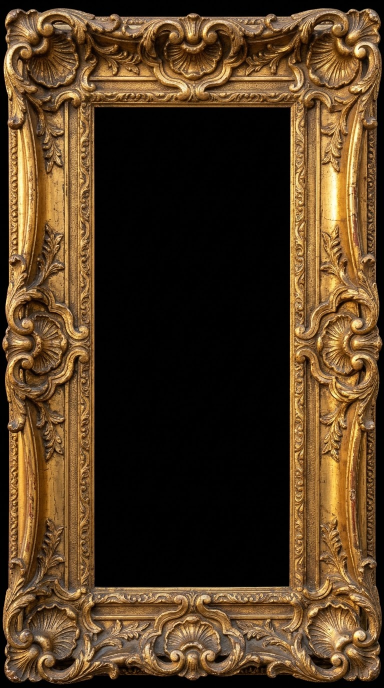
#> input picture video-projects/bauhaus-example/assets/flow/frame.jpg, 768 x 1376 px, given in place of f0006.png, which was not available (shown at 1/2 size)
$ python framemap.py ../../bauhaus-example/assets/flow/frame.jpg 5 5 ../../bauhaus-example/assets/flow/frame.jpg ../../bauhaus-example/assets/flow/frame.jpg
#> lines starting #> are read from the running program, lines starting #| are printed output that depends on the picture
import cv2,numpy as np,sys,math,json
W=sys.argv[1]; f0,f1=int(sys.argv[2]),int(sys.argv[3]); zoom=sys.argv[4]=="zoom"
def circ(x): x=min(max(x,0),1); return math.sqrt(1-(x-1)**2)
rawc={}
def raw(k):
    if k not in rawc: rawc[k]=cv2.imread(f"{W}/work/raw/f{k+1:04d}.png",0)
    return rawc[k]
out={}
for f in range(f0,f1+1):
    s=1+0.15*(1-circ(f/31)) if zoom else 1.0
    M=np.float64([[1.8*s,0,0],[0,1.8*s,0]]); M[0,2]=540-s*(540+940); M[1,2]=960-s*(960+11)
    a=cv2.imread(f"{W}/work/ref/f{f+1:04d}.png",0).astype(np.float32)[:880]
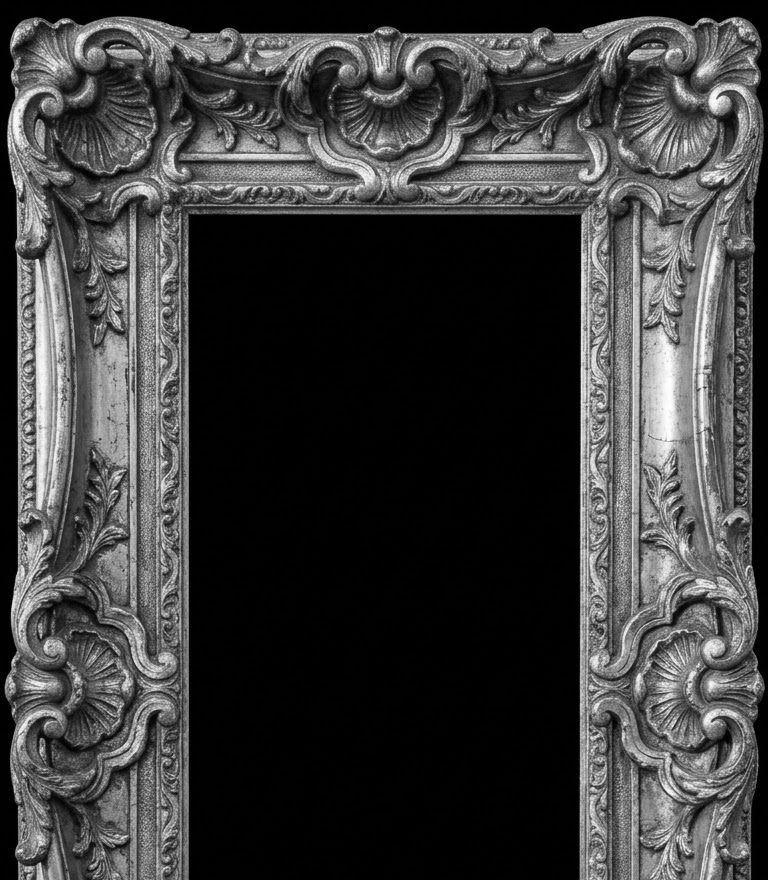
#> a: shape (880, 768) float32; min 0, max 255, mean 60.4
    k0=int(f/30*24000/1001); res=[]
    for k in range(max(0,k0-2),k0+5):
        r=cv2.warpAffine(raw(k),M,(1080,1920),flags=cv2.INTER_LINEAR).astype(np.float32)[:880]
#> in raw, `return rawc[k]`:
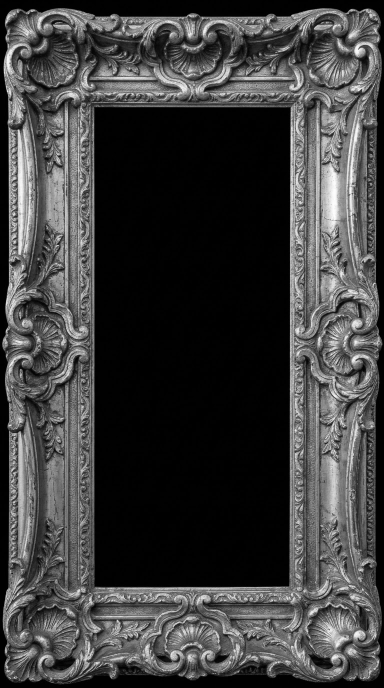
#> returned value: shape (1376, 768) (shown at 1/2 size); min 0, max 255, mean 61.8
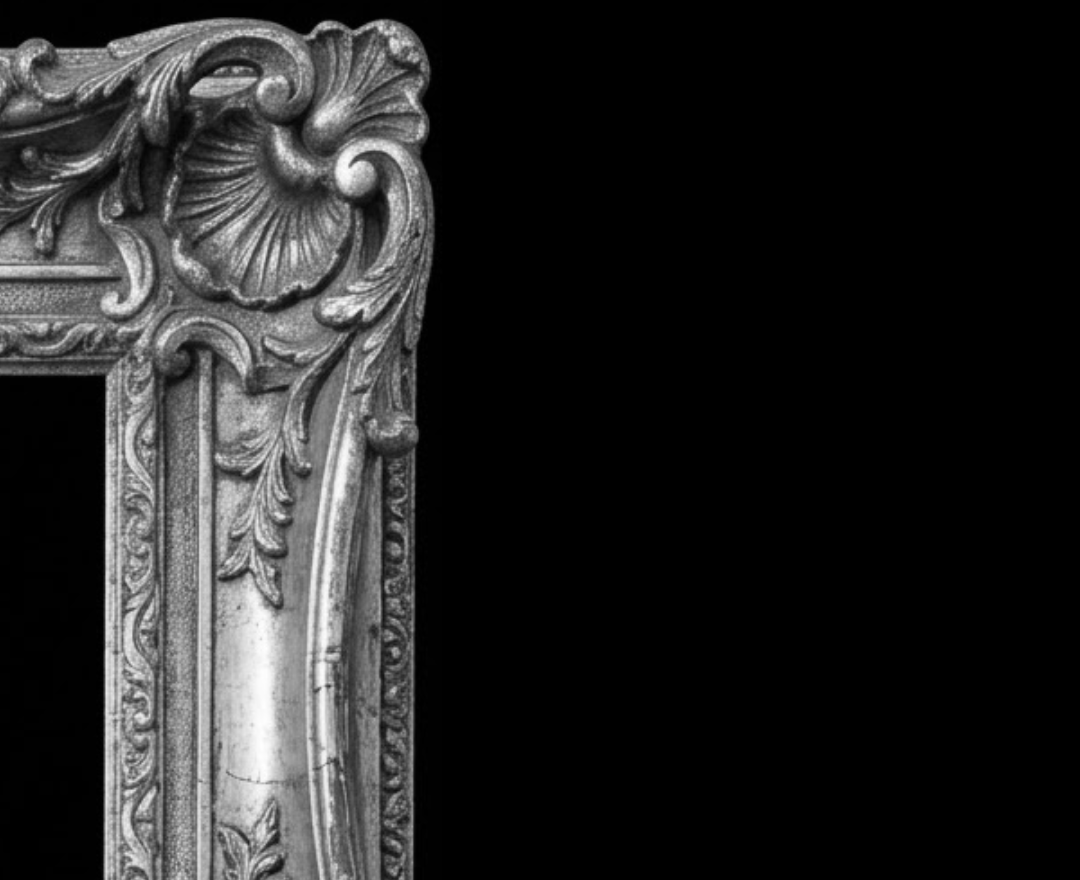
#> r: shape (880, 1080) float32; min 0, max 254, mean 37.5
#> (the run stopped early here; a loop or call above may not have finished)
